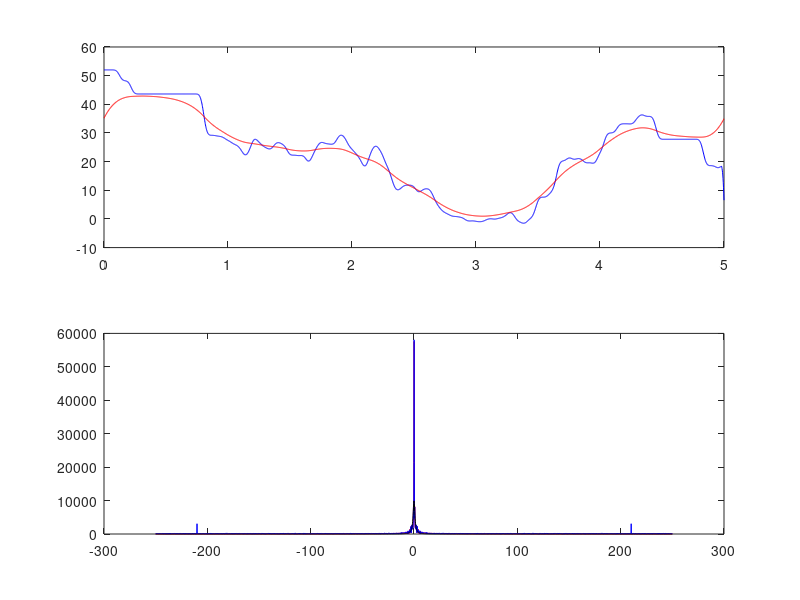

Write MATLAB code to recreate this figure.
%%
close all;clc;clear;
a=load('dem_203.txt');
x=a(:,1)';
W=a(:,2)';
Fs=500;
t=linspace(0,length(x)/Fs,length(x));

ocena=@(x,y) sqrt((1/length(t)*sum((x(:)-y(:)).^2)));
blad=zeros(50,4);

for k=1:50
    N=2*k+1;
    %zwykly filtr
    x1=conv(W,ones(1,N)/N, 'same');
    % gauss
    N2=floor(N/2);
    LP=exp(-(-N2:N2).^2/(2*(N2/4).^2));
    LP=LP/sum(LP(:));
    x2=conv(W,LP,'same');
    %mediana
    x3=medfilt1(W,N);
    %wienier
    x4=wiener2(W,[1,N]);
    
    x5=wiener2(medfilt1(wiener2(W,[1,N]),N),[1,N]);
    x6=wiener2(wiener2(medfilt1(W,N),[1,N]),[1,N]);

    blad(k,1)=ocena(x,x1);
    blad(k,2)=ocena(x,x2);
    blad(k,3)=ocena(x,x5);
    blad(k,4)=ocena(x,x6);
end

%k=15 0.55
N=2*7+1;
xdobry=wiener2(medfilt1(wiener2(W,[1,N]),N),[1,N]);
ocena(x,xdobry)

%
FTx=fftshift(fft(x));
WAx=abs(FTx);

FTw=fftshift(fft(W));
WAw=abs(FTw);
f=linspace(-Fs/2,Fs/2,length(t));

f0=1;
n=1;
Butterworth=(1.0)./(1+(f/f0).^(2*n));
Y=real(ifft(ifftshift(Butterworth.*FTw)));

ocena(x,Y)

subplot(211),plot(t,x,'b',t,Y,'r');
subplot(212), plot(f,WAx,'r',f,WAw,'b',f,10000*Butterworth,'k');
%plot(blad);
%legend;